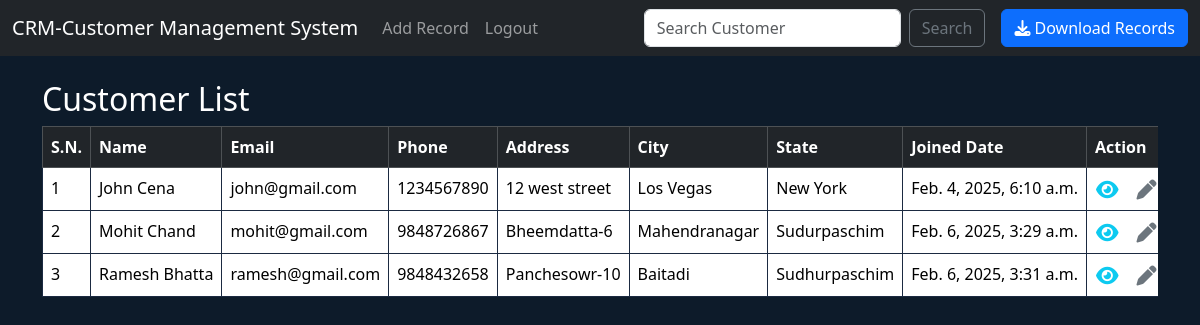
Before: / (signed in) with the older database file.
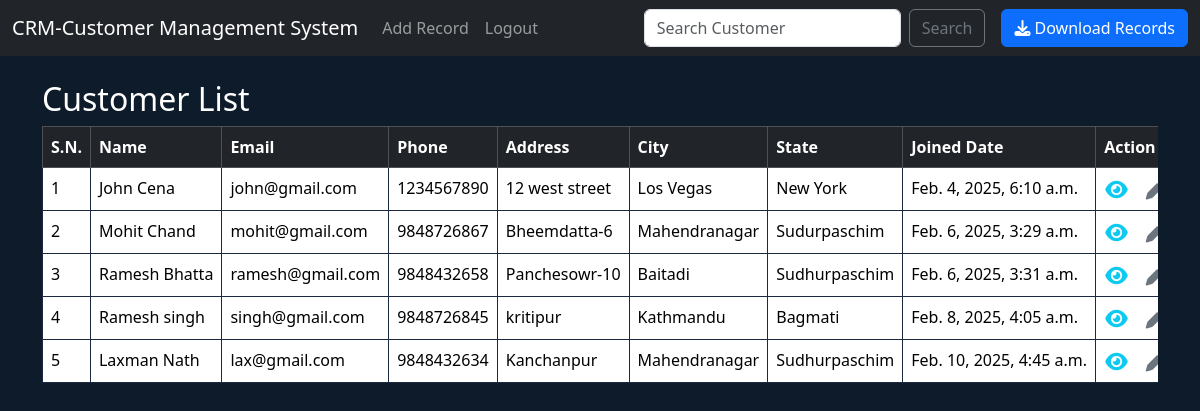
After: the same page with the newer database file.
### website/models.py (models this page shows, shortened)
class Record(models.Model):
    created_at = models.DateTimeField(auto_now_add=True)
    first_name = models.CharField(max_length=100)
    last_name = models.CharField(max_length=100)
    email = models.EmailField(max_length=100)
    phone = models.IntegerField()
    address = models.CharField(max_length=100)
    city = models.CharField(max_length=100)
    state = models.CharField(max_length=100)
    zipcode = models.CharField(max_length=100)

### website/views.py (the view)
# urls.py: 2. Add a URL to urlpatterns:  path('', views.home, name='home')
def home(request):
    records=Record.objects.all()
    if request.method == 'POST':
        username = request.POST['username']
        password = request.POST['password']
        user = authenticate(request, username=username, password=password)
        if user is not None:
            login(request, user)
            messages.success(request, "You Have Been Logged In!")
            return redirect('home')
        else:
            messages.success(request, "There Was An Error Logging In, Please Try Again...")
            return redirect('home')
    else:
        return render(request, 'home.html', {'records':records})

### website/templates/home.html (shortened to what this page needs)
{% extends 'base.html' %}
{% block content %}
    {% if user.is_authenticated %}
    <h2>Customer List</h2>
    <div class="table-responsive">
    <table class="table table-hover table-bordered">
      <thead class="table-dark">
        <tr>
          <th scope="col">S.N.</th>
          <th scope="col">Name</th>
          <th scope="col">Email</th>
          <th scope="col">Phone</th>
          <th scope="col">Address</th>
          <th scope="col">City</th>
          <th scope="col">State</th>
          <th scope="col">Joined Date</th>
          <th scope="col">Action</th>
        </tr>
      </thead>
      <tbody>
      {% if records %}
        {% for record in records %}
            <tr>
              <td>{{ forloop.counter }}</td>
              <td>
                 <a class="nav-link" style="white-space: nowrap;" href="{% url 'record' record.id %}">{{ record.first_name }} {{ record.last_name }} </a>
                </td>
              <td style="white-space: nowrap; ">{{ record.email }}</td>
              <td style="white-space: nowrap;">{{ record.phone }}</td>
              <td style="white-space: nowrap;">{{ record.address }} </td>
              <td style="white-space: nowrap;">{{ record.city }} </td>
              <td style="white-space: nowrap;">{{ record.state }} </td>
              <td style="white-space: nowrap;">{{ record.created_at }} </td>
              <td style="white-space: nowrap;">
                <div class="d-flex justify-content-between">
                  <a href="{% url 'record' record.id %}" class="btn btn-link p-0 me-3" title="View Record">
                   <i class="fa fa-eye fa-lg text-info"></i>
                  </a>
                  <a href="{% url 'update-record' record.id %}" class="btn btn-link p-0 me-3" title="Update Record">
                  <i class="fa fa-pen fa-lg text-secondary"></i>
                  </a>
                  </div>
               </td>
            </tr>
          {% endfor %}
      {% endif %}
    </tbody>
  </table>
</div>
{% endif %}
{% endblock %}

Changed rows visible on the page:
added Record: first_name "Ramesh", last_name "singh", email "singh@gmail.com", phone "9848726845", address "kritipur", city "Kathmandu", state "Bagmati", created_at "Feb. 8, 2025, 4:05 a.m."
added Record: first_name "Laxman", last_name "Nath", email "lax@gmail.com", phone "9848432634", address "Kanchanpur", city "Mahendranagar", state "Sudhurpaschim", created_at "Feb. 10, 2025, 4:45 a.m."
